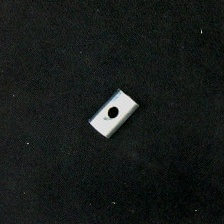
#> input picture 1.jpg, 224 x 224 px, given in place of the camera
$ python tool03_contour_area.py
#> lines starting #> are read from the running program, lines starting #| are printed output that depends on the picture; after the words box and inside, x2 and y2 are one past the last pixel; in counts of white or black regions, pixels touching at a corner belong together
import cv2
import numpy as np

def main():
    # 建立視窗，以便在不同階段顯示圖片
    cv2.namedWindow("Original")
    cv2.namedWindow("Grayscale")
    cv2.namedWindow("Blurred")
    cv2.namedWindow("Canny Edge")
    cv2.namedWindow("Final Result with Area")

    # 讀取 Webcam 0
    cap = cv2.VideoCapture(0)

    # 檢查攝影機是否成功開啟
    if not cap.isOpened():
        print("無法開啟 Webcam")
        return

    while True:
        # 讀取影像幀
        ret, frame = cap.read()
#> frame is the input picture: shape (224, 224, 3); mean B, G, R 25.4, 27.1, 22.8
        if not ret:
            print("無法讀取影像幀")
            break

        # 顯示原始影像
        cv2.imshow("Original", frame)

        # 1. 轉換為灰階
        gray = cv2.cvtColor(frame, cv2.COLOR_BGR2GRAY)
        cv2.imshow("Grayscale", gray)

        # 2. 高斯模糊化
        blurred = cv2.GaussianBlur(gray, (5, 5), 0)
        cv2.imshow("Blurred", blurred)

        # 3. Canny 邊緣檢測
        edges = cv2.Canny(blurred, 100, 200)
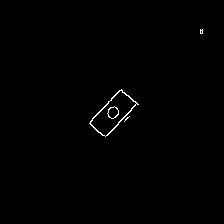
#> edges: shape (224, 224); 0.49% white in thin lines or dots, all inside (x1, y1, x2, y2) = (89, 29, 203, 137)
        cv2.imshow("Canny Edge", edges)

        # 4. 尋找輪廓
        contours, _ = cv2.findContours(edges, cv2.RETR_EXTERNAL, cv2.CHAIN_APPROX_SIMPLE)
#> contours = 3 contours, 2 with area under 20; largest, box (x1, y1, x2, y2) and area: (89, 89, 139, 137) 1034

        # 5. 繪製輪廓並計算面積
        result_frame = frame.copy()

        # 遍歷所有找到的輪廓
        for contour in contours:
            # 忽略太小的雜訊輪廓
            area = cv2.contourArea(contour)
            if area > 500 and area <1500 : # 設定一個閾值，只處理面積大於 500 的輪廓
                # 繪製輪廓
                cv2.drawContours(result_frame, [contour], -1, (0, 255, 0), 2)

                # 計算輪廓的中心點
                M = cv2.moments(contour)
                if M["m00"] != 0:
                    cX = int(M["m10"] / M["m00"])
                    cY = int(M["m01"] / M["m00"])
                else:
                    cX, cY = 0, 0

                # 格式化面積文字
                area_text = f"Area: {int(area)}"

                # 計算文字的尺寸以定位
                font = cv2.FONT_HERSHEY_SIMPLEX
                font_scale = 0.5
                thickness = 1
                text_size, _ = cv2.getTextSize(area_text, font, font_scale, thickness)

                # 將文字寫在輪廓中心靠右下的位置
                # x 座標：中心點 + 10 (向右偏移)
                # y 座標：中心點 + text_size[1] + 10 (向下偏移)
                text_x = cX + 10
                text_y = cY + text_size[1] + 10

                cv2.putText(result_frame, area_text, (text_x, text_y), font, font_scale, (0, 0, 255), thickness)
#> this loop made 3 passes
#> (area, cX, cY, area_text, font, font_scale, thickness, text_size) on pass 2: (1034, 112, 112, 'Area: 1034', 0, 0.5, 1, (88, 12))
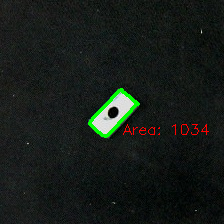
#> result_frame: shape (224, 224, 3); 1.31% of pixels changed, all inside (x1, y1, x2, y2) = (88, 88, 209, 138)

        cv2.imshow("Final Result with Area", result_frame)

        # 按下 'q' 鍵退出
        if cv2.waitKey(1) & 0xFF == ord('q'):
#> (key q is pressed here)
            break

    # 釋放資源
    cap.release()
    cv2.destroyAllWindows()

if __name__ == "__main__":
    main()

$ run again, on 10.jpg
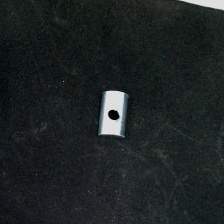
#> input picture 10.jpg, 224 x 224 px, given in place of the camera
#> in main, frame is the input picture: shape (224, 224, 3); mean B, G, R 35.5, 34.9, 29.4
#> in main, `edges = cv2.Canny(blurred, 100, 200)`:
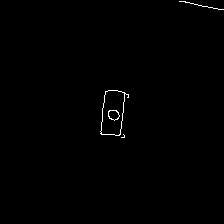
#> edges: shape (224, 224); 0.45% white in thin lines or dots, all inside (x1, y1, x2, y2) = (100, 1, 224, 138)
#> contours = 3 contours, 2 with area under 20; largest, box (x1, y1, x2, y2) and area: (100, 90, 129, 136) 870
#> the loop in main, `for contour in contours:` made 3 passes
#> (area, cX, cY, area_text, font, font_scale, thickness, text_size) on pass 2: (870.5, 112, 112, 'Area: 870', 0, 0.5, 1, (78, 12))
#> after the loop in main, `for contour in contours:`:
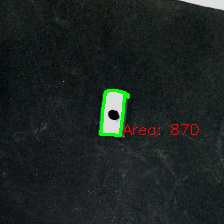
#> result_frame: shape (224, 224, 3); 1.17% of pixels changed, all inside (x1, y1, x2, y2) = (99, 89, 199, 137)

$ run again, on 11.jpg
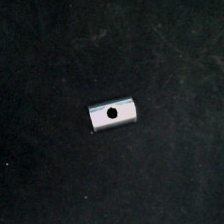
#> input picture 11.jpg, 224 x 224 px, given in place of the camera
#> in main, frame is the input picture: shape (224, 224, 3); mean B, G, R 31.7, 30.6, 25.5
#> in main, `edges = cv2.Canny(blurred, 100, 200)`:
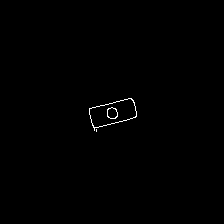
#> edges: shape (224, 224); 0.34% white in thin lines or dots, all inside (x1, y1, x2, y2) = (89, 98, 137, 132)
#> contours = 2 contours, 1 with area under 20; largest, box (x1, y1, x2, y2) and area: (89, 98, 137, 131) 905
#> the loop in main, `for contour in contours:` made 2 passes
#> (area, cX, cY, area_text, font, font_scale, thickness, text_size) on pass 2: (905, 112, 112, 'Area: 905', 0, 0.5, 1, (78, 12))
#> after the loop in main, `for contour in contours:`:
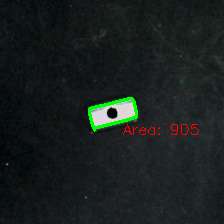
#> result_frame: shape (224, 224, 3); 1.2% of pixels changed, all inside (x1, y1, x2, y2) = (88, 97, 199, 135)

$ run again, on 12.jpg
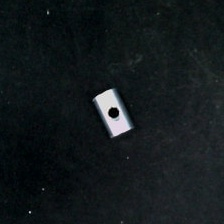
#> input picture 12.jpg, 224 x 224 px, given in place of the camera
#> in main, frame is the input picture: shape (224, 224, 3); mean B, G, R 27.8, 25.4, 19.1
#> in main, `edges = cv2.Canny(blurred, 100, 200)`:
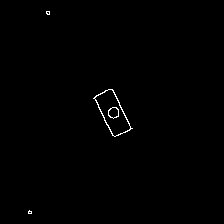
#> edges: shape (224, 224); 0.45% white in thin lines or dots, all inside (x1, y1, x2, y2) = (28, 11, 133, 214)
#> contours = 3 contours, 2 with area under 20; largest, box (x1, y1, x2, y2) and area: (93, 89, 133, 137) 910
#> the loop in main, `for contour in contours:` made 3 passes
#> (area, cX, cY, area_text, font, font_scale, thickness, text_size) on pass 2: (910.5, 112, 112, 'Area: 910', 0, 0.5, 1, (78, 12))
#> after the loop in main, `for contour in contours:`:
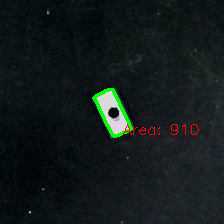
#> result_frame: shape (224, 224, 3); 1.18% of pixels changed, all inside (x1, y1, x2, y2) = (92, 88, 199, 138)
